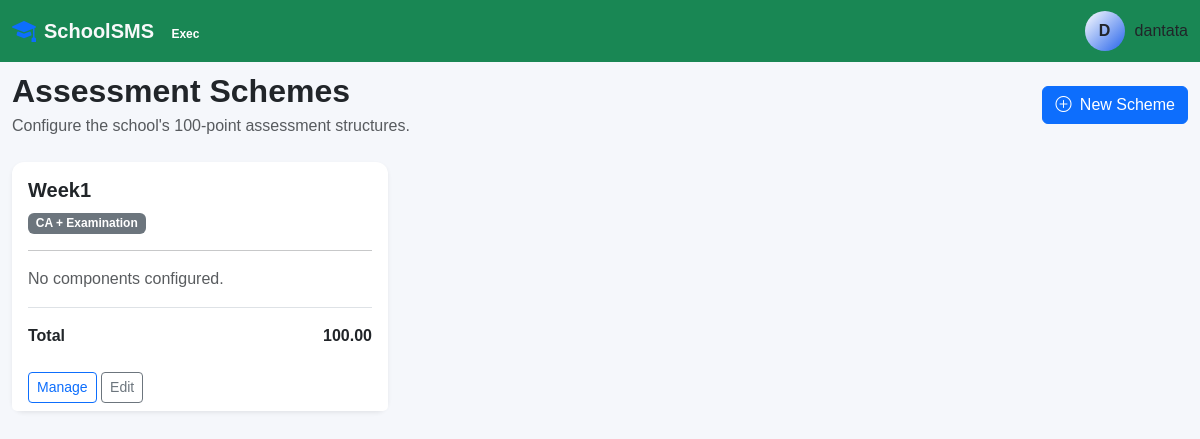
The app's page /assessments/schemes/ (signed in) with its own data.
### accounts/models.py (models this page shows, shortened)
class User(AbstractUser):
    class Role(models.TextChoices):
        SUPER_ADMIN = (
            "super_admin",
            "Super Administrator",
        )
        SCHOOL_ADMIN = (
            "school_admin",
            "School Administrator",
        )
        PRINCIPAL = (
            "principal",
            "Principal",
        )
        VICE_PRINCIPAL = (
            "vice_principal",
            "Vice Principal",
        )
        HEAD_TEACHER = (
            "head_teacher",
            "Head Teacher",
        )
        TEACHER = (
            "teacher",
            "Teacher",
        )
        FORM_TEACHER = (
            "form_teacher",
            "Form Teacher",
        )
        BURSAR = (
            "bursar",
            "Bursar",
        )
        ACCOUNTANT = (
            "accountant",
            "Accountant",
        )
        REGISTRAR = (
            "registrar",
            "Registrar",
        )
        STUDENT = (
            "student",
            "Student",
        )
        PARENT = (
            "parent",
            "Parent/Guardian",
        )
    school = models.ForeignKey(
        "schools.School",
        on_delete=models.SET_NULL,
        null=True,
        blank=True,
        related_name="users",
    )
    role = models.CharField(
        max_length=30,
        choices=Role.choices,
        default=Role.TEACHER,
    )
    phone = models.CharField(
        max_length=20,
        blank=True,
    )
    staff_id = models.CharField(
        max_length=50,
        null=True,
        blank=True,
    )
    profile_photo = models.ImageField(
        upload_to="accounts/profiles/",
        blank=True,
        null=True,
    )
    address = models.TextField(
        blank=True,
    )
    date_of_birth = models.DateField(
        blank=True,
        null=True,
    )
    is_verified = models.BooleanField(
        default=False,
    )
    created_at = models.DateTimeField(
        auto_now_add=True,
    )
    updated_at = models.DateTimeField(
        auto_now=True,
    )
    class Meta:
        ordering = [
            "first_name",
            "last_name",
        ]
        constraints = [
            models.UniqueConstraint(
                fields=[
                    "school",
                    "staff_id",
                ],
                condition=Q(
                    staff_id__isnull=False,
                ),
                name="unique_staff_id_per_school",
            ),
        ]

### assessments/models.py (models this page shows, shortened)
class AssessmentScheme(models.Model):
    class SchemeType(models.TextChoices):
        CA_EXAM = "ca_exam", "CA + Examination"
        CA1_CA2_EXAM = (
            "ca1_ca2_exam",
            "CA1 + CA2 + Examination",
        )
        CA_EXAM_PRACTICAL = (
            "ca_exam_practical",
            "CA + Examination + Practical",
        )
    name = models.CharField(
        max_length=100,
    )
    scheme_type = models.CharField(
        max_length=30,
        choices=SchemeType.choices,
    )
    maximum_total = models.DecimalField(
        max_digits=5,
        decimal_places=2,
        default=Decimal("100.00"),
    )
    is_default = models.BooleanField(
        default=False,
    )
    is_active = models.BooleanField(
        default=True,
    )
    created_at = models.DateTimeField(
        auto_now_add=True,
    )
    updated_at = models.DateTimeField(
        auto_now=True,
    )

### assessments/views.py (the view)
@login_required
def scheme_list(request):
    schemes = (
        AssessmentScheme.objects
        .filter(is_active=True)
        .prefetch_related(
            "components__component"
        )
        .order_by("name")
    )
    return render(
        request,
        "assessments/schemes/list.html",
        {
            "schemes": schemes,
        },
    )

### templates/assessments/schemes/list.html (shortened to what this page needs)
{% extends "base.html" %}
{% block content %}
<div class="container-fluid py-4">
    <div class="d-flex justify-content-between align-items-center mb-4">
        <div>
            <h2 class="fw-bold mb-1">
                Assessment Schemes
            </h2>
            <p class="text-muted mb-0">
                Configure the school's 100-point assessment structures.
            </p>
        </div>
        <a
            href="{% url 'assessments:scheme_create' %}"
            class="btn btn-primary"
        >
            <i class="bi bi-plus-circle me-1"></i>
            New Scheme
        </a>
    </div>
    <div class="row g-4">
        {% for scheme in schemes %}
            <div class="col-md-6 col-xl-4">
                <div class="card border-0 shadow-sm h-100">
                    <div class="card-body">
                        <div class="d-flex justify-content-between">
                            <div>
                                <h5 class="fw-bold">
                                    {{ scheme.name }}
                                </h5>
                                <span class="badge bg-secondary">
                                    {{ scheme.get_scheme_type_display }}
                                </span>
                            </div>
                        </div>
                        <hr>
                        <div class="mb-3">
                            {% for item in scheme.components.all %}
                                <div class="d-flex justify-content-between mb-2">
                                    <span>
                                        {{ item.component.name }}
                                    </span>
                                    <strong>
                                        {{ item.maximum_score }}
                                    </strong>
                                </div>
                            {% empty %}
                                <p class="text-muted">
                                    No components configured.
                                </p>
                            {% endfor %}
                        </div>
                        <div class="d-flex justify-content-between border-top pt-3">
                            <strong>
                                Total
                            </strong>
                            <strong>
                                {{ scheme.maximum_total }}
                            </strong>
                        </div>
                    </div>
                    <div class="card-footer bg-white border-0">
                        <a
                            href="{% url 'assessments:scheme_detail' scheme.id %}"
                            class="btn btn-outline-primary btn-sm"
                        >
                            Manage
                        </a>
                        <a
                            href="{% url 'assessments:scheme_edit' scheme.id %}"
                            class="btn btn-outline-secondary btn-sm"
                        >
                            Edit
                        </a>
                    </div>
                </div>
            </div>
        {% endfor %}
    </div>
</div>
{% endblock %}

### templates/base.html (shortened to what this page needs)
{% load static %}
<!DOCTYPE html>
<html lang="en">
<head>
    <link
        href="https://cdn.jsdelivr.net/npm/bootstrap@5.3.3/dist/css/bootstrap.min.css"
        rel="stylesheet"
    >
    <link
        href="https://cdn.jsdelivr.net/npm/bootstrap-icons@1.11.3/font/bootstrap-icons.css"
        rel="stylesheet"
    >
     <link
     rel="stylesheet"
     href="{% static 'css/sms.css' %}"
    >
</head>
<body>
    <nav class="navbar fixed-top bg-success" data-bs-theme="dark">
    <div class="container-fluid d-flex justify-content-between align-items-center">
        {% if request.user.role == 'super_admin' %}
            <a class="navbar-brand d-flex align-items-center gap-2 fw-bold text-light text-decoration-none" href="/admin/">
                <i class="bi bi-shield-lock-fill text-danger fs-4"></i>
                <span>SchoolSMS <span class="badge bg-danger-subtle text-danger rounded-pill fs-8 ms-1">Root</span></span>
            </a>
        {% elif request.user.role == 'principal' or request.user.role == 'vice_principal' %}
            <a class="navbar-brand d-flex align-items-center gap-2 fw-bold text-light text-decoration-none" href="{% url 'dashboard:dashboard' %}">
                <i class="bi bi-mortarboard-fill text-primary fs-4"></i>
                <span>SchoolSMS <span class="badge bg-purple-subtle text-purple rounded-pill fs-8 ms-1">Exec</span></span>
            </a>
        {% elif request.user.role == 'bursar' or request.user.role == 'accountant' %}
            <a class="navbar-brand d-flex align-items-center gap-2 fw-bold text-light text-decoration-none" href="{% url 'dashboard:dashboard' %}">
                <i class="bi bi-wallet2 text-warning fs-4"></i>
                <span>SchoolSMS <span class="badge bg-warning-subtle text-warning rounded-pill fs-8 ms-1">Finance</span></span>
            </a>
        {% elif request.user.role == 'parent' %}
            <a class="navbar-brand d-flex align-items-center gap-2 fw-bold text-light text-decoration-none" href="{% url 'dashboard:dashboard' %}">
                <i class="bi bi-people-fill text-light fs-4"></i>
                <span>SchoolSMS <span class="badge bg-light text-light rounded-pill fs-8 ms-1">Parent Portal</span></span>
            </a>
        {% else %}
            <a class="navbar-brand d-flex align-items-center gap-2 fw-bold text-light text-decoration-none" href="{% url 'dashboard:dashboard' %}">
                <i class="bi bi-mortarboard-fill text-primary fs-4"></i>
                <span>SchoolSMS</span>
            </a>
        {% endif %}
        <div class="d-flex gap-2">
            <div class="user-profile">
                <div class="avatar">
                    {{ user.username|first|upper }}
                </div>
                <span>
                    {{ user.username }}
                </span>
            </div>
        </div>
    </div>
</nav>
<div class="container-fluid pt-4 mt-4">
</div>
{% block content %}
{% endblock %}
</body>
</html>

### templates/base.html (style rules this page uses)
:root { --bg: #0b0b12; --sidebar: #11111a; --card: #151520; --border: #262638; --text: #ffffff; --muted: #fff; --primary: #ffffff; --secondary: #2563eb; }
body { background: #f5f7fb; font-family: Arial, sans-serif; }
.card { border: 0; border-radius: 12px; box-shadow: 0 2px 10px rgba(0, 0, 0, 0.05); }
.fs-8 { font-size: 0.75rem; }
.user-profile { display: flex; align-items: center; gap: 10px; }
.avatar { width: 40px; height: 40px; display: flex; justify-content: center; align-items: center; border-radius: 50%; background: linear-gradient( 135deg, var(--primary), var(--secondary) ); font-weight: bold; }

### records on screen
User: username|first "D", username "dantata"
AssessmentScheme: name "Week1", scheme_type "CA + Examination", maximum_total "100.00"
